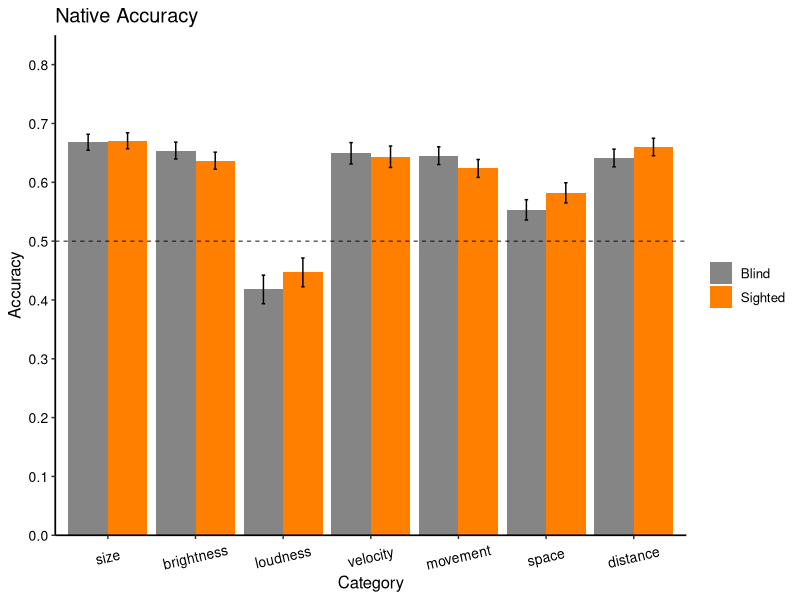

The R script that drew this image:
## ---- chunk 1
# Load and install (if missing) the recquired packages
list.of.packages <- c("tidyverse", 
                      "knitr", 
                      "reshape2", 
                      "lme4",
                      "nlme",
                      "car")
new.packages <- list.of.packages[!(list.of.packages %in% installed.packages()[,"Package"])]
if(length(new.packages)) install.packages(new.packages)

lapply(list.of.packages, library, character.only = TRUE)

# set script folder as working dir
setwd(dirname(rstudioapi::getActiveDocumentContext()$path))

# set to true to show the code chunk
knitr::opts_chunk$set(echo = TRUE)
## ---- chunk 2

allData<-read.csv("data/allData.csv", header = TRUE)

## ---- chunk 3

allData %>% 
  group_by(pseudoid, group, category) %>% 
  count() %>% 
  pivot_wider(names_from = category, values_from = n) %>% 
  print(n = 46)

## ---- chunk 4

allData$rawAccuracy <- as.integer(allData$response == allData$meaning)

allData$nativeAccuracy <- ifelse(allData$value == 'goodop', 
                                 abs(allData$rawAccuracy - 1), 
                                 allData$rawAccuracy + 0)
allData %>%
  group_by(group) %>%
  summarize(raw_acc = mean(rawAccuracy), 
            native_acc = mean(nativeAccuracy), 
            .groups = 'keep')

## ---- chunk 5

categoryAccuracy_wide <- allData %>%
  group_by(group) %>%
  summarize(rawAccuracy_mean = mean(rawAccuracy), nativeAccuracy_mean = mean(nativeAccuracy), 
            rawAccuracy_sd = sd(rawAccuracy), nativeAccuracy_sd = sd(nativeAccuracy),
            n = n(),
            rawAccuracy_se = rawAccuracy_sd / sqrt(n), nativeAccuracy_se = nativeAccuracy_sd / sqrt(n),
            .groups = 'keep')

print(categoryAccuracy_wide)

## ---- chunk 6

categoryAccuracy_tidy <- allData %>%
  group_by(group, category) %>%
  summarize(rawAccuracy_mean = mean(rawAccuracy), nativeAccuracy_mean = mean(nativeAccuracy), 
            rawAccuracy_sd = sd(rawAccuracy), nativeAccuracy_sd = sd(nativeAccuracy),
            n = n(),
            rawAccuracy_se = rawAccuracy_sd / sqrt(n), nativeAccuracy_se = nativeAccuracy_sd / sqrt(n),
            .groups = 'keep')

print(categoryAccuracy_tidy)

ggplot(data = categoryAccuracy_tidy, 
       aes(x = as.factor(category), y = nativeAccuracy_mean, fill = group)) +
  geom_bar(stat="identity", position=position_dodge()) +
  theme_classic() +
  scale_fill_manual(values=c('grey52','darkorange1'), labels=c('Blind', 'Sighted')) +
  scale_y_continuous(limits=c(0, 0.85), breaks=seq(0, 0.85, 0.1), expand = c(0,0)) +
  scale_x_discrete(limits=c("1", "3", "4", "6", "7", "8", "9"),
                   labels = c("size", "brightness", "loudness", "velocity", "movement", "space", "distance")) + 
  geom_errorbar(aes(ymin = nativeAccuracy_mean - nativeAccuracy_se,
                    ymax = nativeAccuracy_mean + nativeAccuracy_se),
                width = .08,
                position = position_dodge(.9)) +
  labs(x="Category", y="Accuracy") +
  ggtitle("Native Accuracy") +
  theme(
    text=element_text(size=12), 
    axis.line = element_line(size = 0.6), 
    axis.text.x = element_text(size=10,colour="black",
                               angle = 13,
                               vjust = .5, 
                               hjust = 0.5), 
    axis.text.y = element_text(size=10, colour='black'), 
    legend.title=element_blank())+
  geom_hline(yintercept=c(0.5), linetype="dashed", colour="black", size=0.3)

## ---- chunk 7

nativeResult <- glmer(nativeAccuracy ~ category + group + session + category*group +
        (1 | pseudoid) + (1 | language:stimulus), 
      data = allData,
      family = binomial,
      control = glmerControl(optimizer="bobyqa"))

summary(nativeResult)

Anova(nativeResult)

# calculate odd ratio and confidence intervals
se <- sqrt(diag(vcov(nativeResult)))
tab <- cbind(Est = fixef(nativeResult),
             LL = fixef(nativeResult) - 1.96 * se,
             UL = fixef(nativeResult) + 1.96 * se)

# print odd-ratio and confidence interval
print(exp(tab[2:4,]), digits=3)

native_EB <- subset(allData, group == 'EB')
binom.test(sum(native_EB$grade), nrow(native_EB), p = .5)

native_SC <- subset(allData, group == 'SC')
binom.test(sum(native_SC$grade), nrow(native_SC), p = .5)
## ---- chunk 8

cat1 = glmer(nativeAccuracy ~ group +
        (1 | pseudoid) + (1 | language:stimulus),
      subset(allData, category == 1),
      family = binomial,
      control=glmerControl(optimizer="bobyqa"))

summary(cat1)

Anova(cat1)

catOne_EB <- subset(allData, category == 1 & group == 'EB')
binom.test(sum(catOne_EB$grade), nrow(catOne_EB), p = .5)

catOne_SC <- subset(allData, category == 1 & group == 'SC')
binom.test(sum(catOne_SC$grade), nrow(catOne_SC), p = .5)

## ---- chunk 9

cat3 = glmer(nativeAccuracy ~ group +
        (1 | pseudoid) + (1 | language:stimulus),
      subset(allData, category == 3),
      family = binomial,
      control=glmerControl(optimizer="bobyqa"))

summary(cat3)

Anova(cat3)

catThree_EB <- subset(allData, category == 3 & group == 'EB')
binom.test(sum(catThree_EB$grade), nrow(catThree_EB), p = .5)

catThree_SC <- subset(allData, category == 3 & group == 'SC')
binom.test(sum(catThree_SC$grade), nrow(catThree_SC), p = .5)

## ---- chunk 10

cat4 = glmer(nativeAccuracy ~ group +
        (1 | pseudoid) + (1 | language:stimulus),
      subset(allData, category == 4),
      family = binomial,
      control=glmerControl(optimizer="bobyqa"))

summary(cat4)

Anova(cat4)

catFour_EB <- subset(allData, category == 4 & group == 'EB')
binom.test(sum(catFour_EB$grade), nrow(catFour_EB), p = .5)

catFour_SC <- subset(allData, category == 4 & group == 'SC')
binom.test(sum(catFour_SC$grade), nrow(catFour_SC), p = .5)

## ---- chunk 11

cat6 = glmer(nativeAccuracy ~ group +
        (1 | pseudoid) + (1 | language:stimulus),
      subset(allData, category == 6),
      family = binomial,
      control=glmerControl(optimizer="bobyqa"))

summary(cat6)

Anova(cat6)

catSix_EB <- subset(allData, category == 6 & group == 'EB')
binom.test(sum(catSix_EB$grade), nrow(catSix_EB), p = .5)

catSix_SC <- subset(allData, category == 6 & group == 'SC')
binom.test(sum(catSix_SC$grade), nrow(catSix_SC), p = .5)

## ---- chunk 12

cat7 = glmer(nativeAccuracy ~ group +
        (1 | pseudoid) + (1 | language:stimulus),
      subset(allData, category == 7),
      family = binomial,
      control=glmerControl(optimizer="bobyqa"))

summary(cat7)

Anova(cat7)

catSeven_EB <- subset(allData, category == 7 & group == 'EB')
binom.test(sum(catSeven_EB$grade), nrow(catSeven_EB), p = .5)

catSeven_SC <- subset(allData, category == 7 & group == 'SC')
binom.test(sum(catSeven_SC$grade), nrow(catSeven_SC), p = .5)

## ---- chunk 13

cat8 = glmer(nativeAccuracy ~ group +
        (1 | pseudoid) + (1 | language:stimulus),
      subset(allData, category == 8),
      family = binomial,
      control=glmerControl(optimizer="bobyqa"))

summary(cat8)

Anova(cat8)

catEight_EB <- subset(allData, category == 8 & group == 'EB')
binom.test(sum(catEight_EB$grade), nrow(catEight_EB), p = .5)

catEight_SC <- subset(allData, category == 8 & group == 'SC')
binom.test(sum(catEight_SC$grade), nrow(catEight_SC), p = .5)

## ---- chunk 14

cat9 = glmer(nativeAccuracy ~ group +
        (1 | pseudoid) + (1 | language:stimulus),
      subset(allData, category == 9),
      family = binomial,
      control=glmerControl(optimizer="bobyqa"))

summary(cat9)

Anova(cat9)

catNine_EB <- subset(allData, category == 9 & group == 'EB')
binom.test(sum(catNine_EB$grade), nrow(catNine_EB), p = .5)

catNine_SC <- subset(allData, category == 9 & group == 'SC')
binom.test(sum(catNine_SC$grade), nrow(catNine_SC), p = .5)
